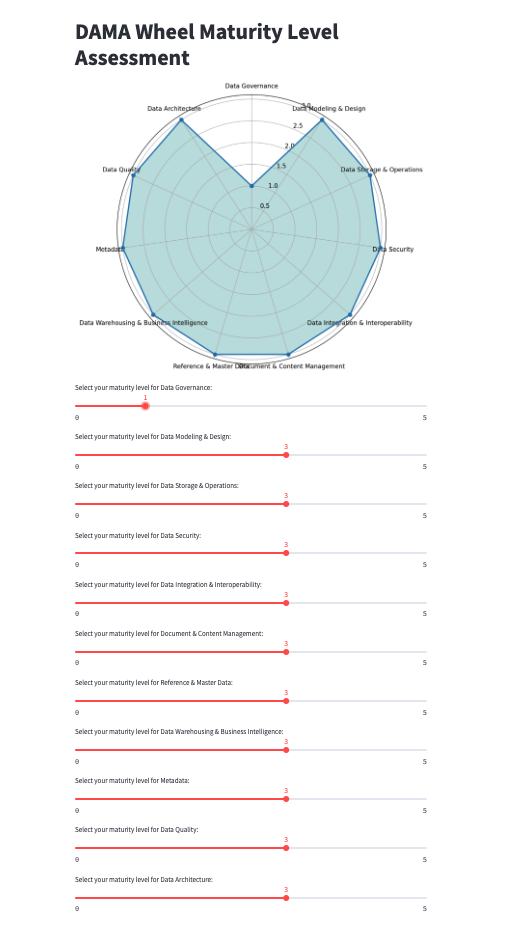

Write the Python code that produced this figure.
import streamlit as st
import matplotlib.pyplot as plt
import numpy as np

# Define the knowledge areas in clockwise order starting with Data Governance at the top
knowledge_areas = [
    "Data Governance", "Data Modeling & Design", "Data Storage & Operations",
    "Data Security", "Data Integration & Interoperability", "Document & Content Management",
    "Reference & Master Data", "Data Warehousing & Business Intelligence",
    "Metadata", "Data Quality", "Data Architecture"
]

# Initialize the Streamlit app
st.title("DAMA Wheel Maturity Level Assessment")

# Create a placeholder for the radar chart at the top of the page
chart_placeholder = st.empty()

# Calculate the angle for each knowledge area and adjust to start with Data Governance at the top
angles = np.linspace(0, 2 * np.pi, len(knowledge_areas), endpoint=False).tolist()
angles += angles[:1]  # Complete the loop

# Use Streamlit's session state to store and cache the maturity levels
if 'maturity_levels' not in st.session_state:
    st.session_state.maturity_levels = {area: 3 for area in knowledge_areas}

# Function to create the radar chart
def create_radar_chart(angles, values):
    fig, ax = plt.subplots(figsize=(8, 8), subplot_kw=dict(polar=True))
    ax.set_theta_offset(np.pi / 2)  # Set the start to the top
    ax.set_theta_direction(-1)  # Set the direction to clockwise

    # Draw and fill the chart
    ax.fill(angles, values, 'teal', alpha=0.25)
    ax.plot(angles, values, 'o-', linewidth=2)

    # Set the labels for the knowledge areas
    ax.set_thetagrids(np.degrees(angles[:-1]), knowledge_areas)

    return fig

# Draw the initial radar chart
initial_values = list(st.session_state.maturity_levels.values()) + [list(st.session_state.maturity_levels.values())[0]]
initial_chart = create_radar_chart(angles, initial_values)
chart_placeholder.pyplot(initial_chart)

# Create sliders for each of the 11 knowledge areas and update the chart accordingly
for area in knowledge_areas:
    new_level = st.slider(f"Select your maturity level for {area}:", 0, 5, st.session_state.maturity_levels[area])
    if new_level != st.session_state.maturity_levels[area]:
        st.session_state.maturity_levels[area] = new_level
        # Update the chart only if there's a change in the slider value
        updated_values = list(st.session_state.maturity_levels.values()) + [list(st.session_state.maturity_levels.values())[0]]
        updated_chart = create_radar_chart(angles, updated_values)
        chart_placeholder.pyplot(updated_chart)
